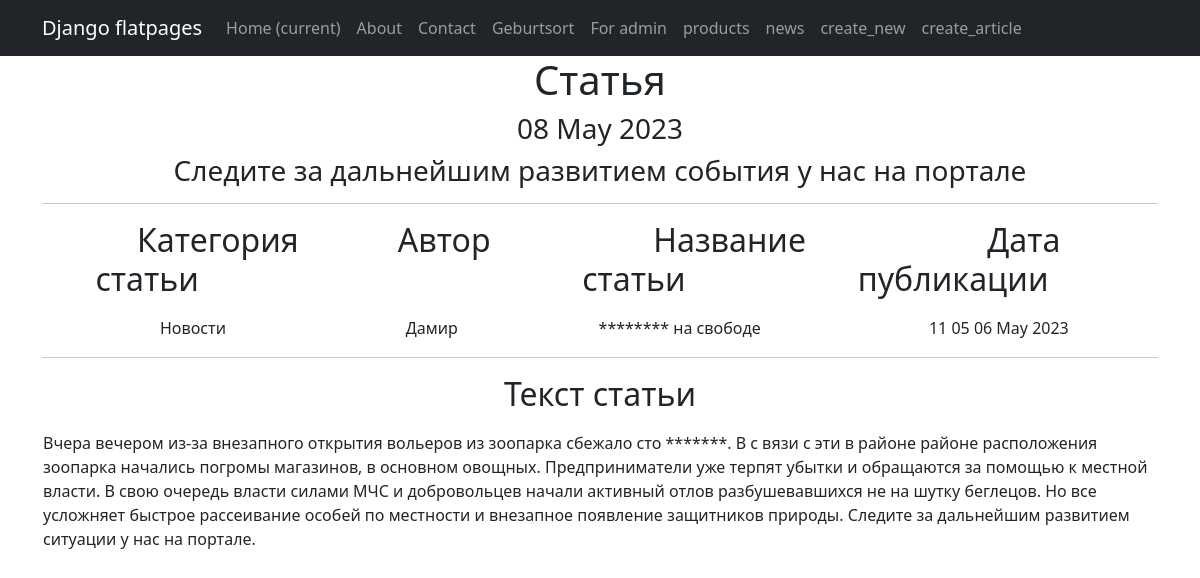
/post/1, run on the app's committed database.
### simpleapp/models.py (models this page shows, shortened)
class NewsPortal(models.Model):
    sort_date_of_publication = models.DateTimeField(auto_now_add=True)
    article_title = models.CharField(max_length=50, unique=True)   # названия статьи не должны повторяться
    article_author = models.CharField(max_length=50)
    article_description = models.TextField()   # Текст статьи
    news_category = models.ForeignKey(to='NewsCategory', on_delete=models.CASCADE, related_name='news')   # все

class NewsCategory(models.Model):
    article_title = models.CharField(max_length=100, unique=True)

### simpleapp/views.py (the view)
# urls.py: path('post/<int:pk>', NewsDetail.as_view(), name='new_detail'),
class NewsDetail(DetailView):
    model = NewsPortal
    ordering = '-sort_date_of_publication'
    template_name = 'flatpages/new.html'
    context_object_name = 'new'
    def get_context_data(self, **kwargs):
        context = super().get_context_data(**kwargs)
        context['time_now'] = datetime.utcnow()
        context['next_sale'] = 'Следите за дальнейшим развитием события у нас на портале'
        return context

### simpleapp/templatetags/custom_censor.py (called while the page is built)
def censor(value):
    bad_words = ['обезьян', 'Мартышки']
    for word in bad_words:
        value = value.replace(word, '*' * len(word))
    return value

### templates/flatpages/new.html (shortened to what this page needs)
{% extends 'flatpages/default.html' %}
{% load custom_censor %}
{% block content %}
   <h1>Статья</h1>
   <h3>{{ time_now|date:'d M Y' }}</h3>
   <h3> {{ next_sale|default_if_none:"Дальнейшая информация появится позже на портале " }} </h3>
   <hr>
   {% if new %}
       <table>
           <tr>
               <td><h2><p style="text-align: center;">&nbsp; &nbsp; &nbsp; Категория статьи&nbsp; &nbsp; &nbsp; &nbsp; &nbsp; &nbsp; </p> </h2></td>
               <td><h2><p style="text-align: center;">&nbsp; &nbsp; &nbsp; Автор&nbsp; &nbsp; &nbsp; &nbsp; &nbsp; &nbsp; </p> </h2></td>
               <td><h2><p style="text-align: center;">&nbsp; &nbsp; &nbsp; &nbsp; &nbsp; &nbsp; Название статьи&nbsp; &nbsp; &nbsp; &nbsp; &nbsp; &nbsp; </p> </h2></td>
               <td><h2><p style="text-align: center;">&nbsp; &nbsp; &nbsp; Дата публикации&nbsp; &nbsp; &nbsp; &nbsp; &nbsp; &nbsp;  </p> </h2></td>
           </tr>
            <tr>
              <td>{{ new.news_category.article_title }}</td>
              <td>{{ new.article_author }}</td>
              <td>{{ new.article_title|censor }}</td>
              <td>{{ new.sort_date_of_publication|date:'h m d M Y' }}</td>
            </tr>
       </table>
       <hr>
       <table>
           <tr>
               <td><h2><p style="text-align: center;"> Текст статьи </p></h2></td>
           </tr>
           <tr>
               <td><p style="text-align: left;">{{ new.article_description|censor }}</p></td>
           </tr>
       </table>
   {% else %}
       <h2>Статей нет!</h2>
   {% endif %}
{% endblock content %}

### data on the page
NewsPortal: news_category.article_title "Новости", article_author "Дамир", article_title|censor "******** на свободе", sort_date_of_publication "11 05 06 May 2023", article_description|censor "Вчера вечером из-за внезапного открытия вольеров из зоопарка сбежало сто *******. В с вязи с эти в районе районе расположения зоопарка начались погромы магазинов, в основном овощных. Предприниматели уже терпят убытки и обращаются за помощью к местной власти. В свою очередь власти силами МЧС и добровольцев начали активный отлов разбушевавшихся не на шутку беглецов. Но все усложняет быстрое рассеивание особей по местности и внезапное появление защитников природы. Следите за дальнейшим развитием ситуации у нас на портале."

### other printed values
{{ time_now|date:'d M Y' }} "08 May 2023"
